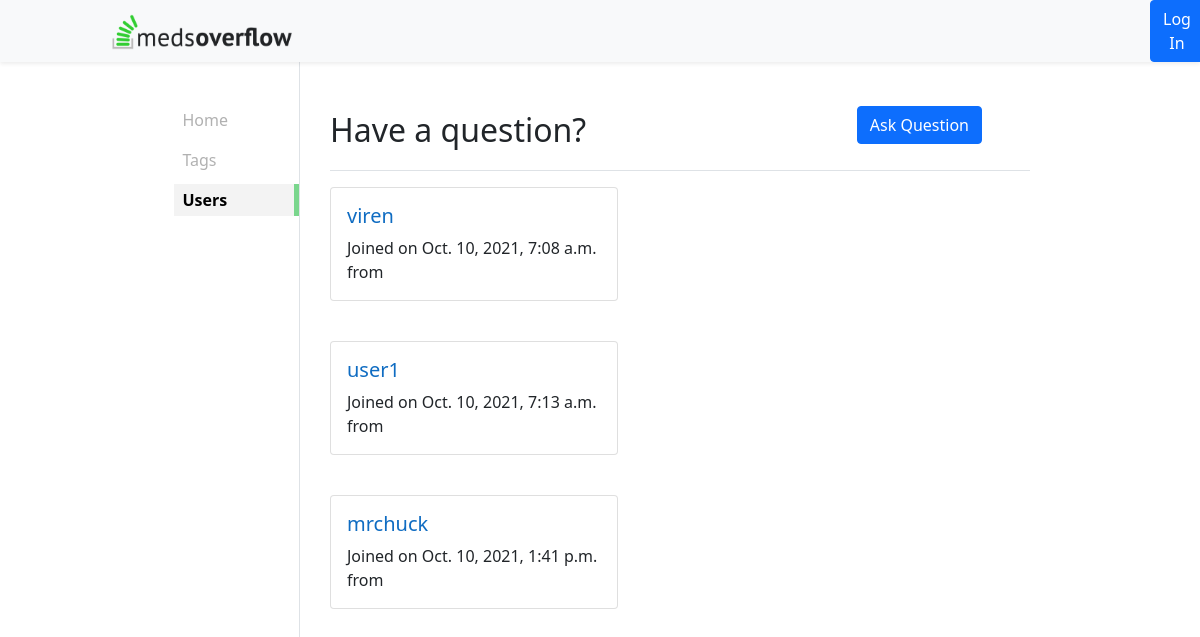
The app's page /allusers, older data.
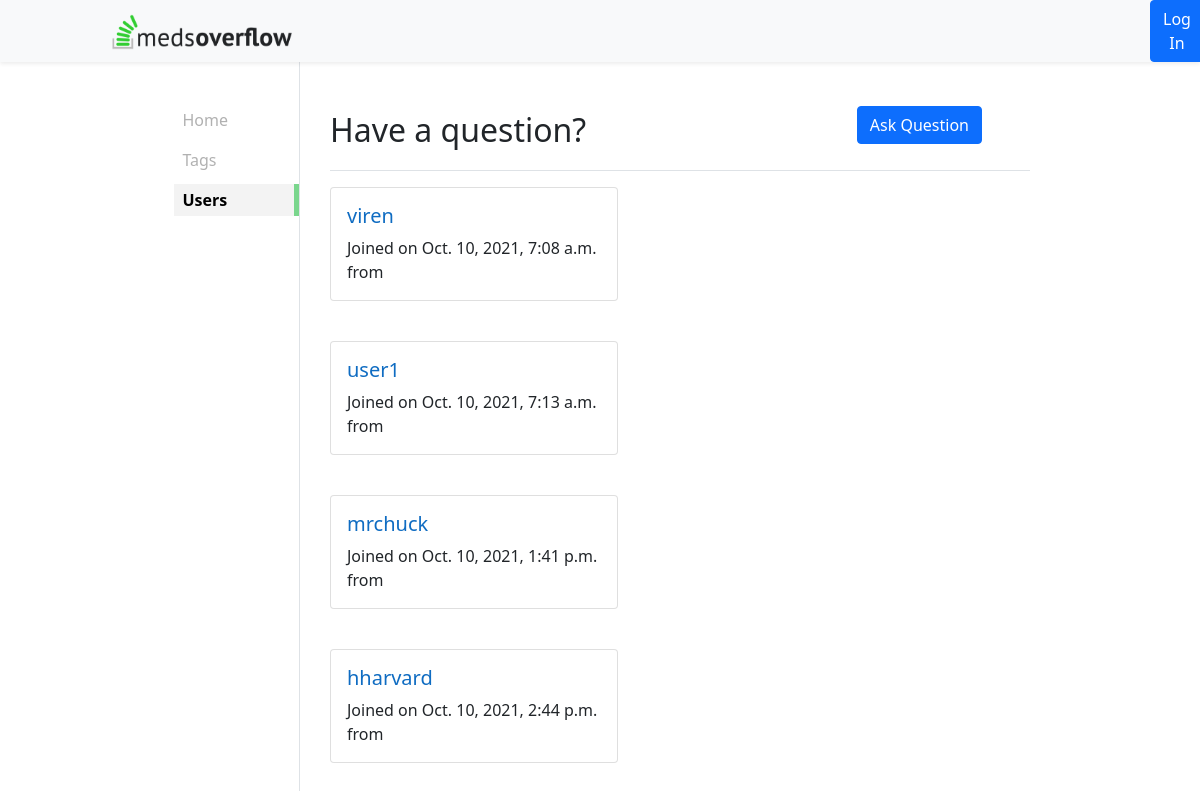
The same page, newer data.
### mainframe/models.py (models this page shows, shortened)
class User(models.Model):
    user = models.OneToOneField(authUser, on_delete=models.CASCADE)
    username = models.CharField(max_length=30, unique=True)
    first_name = models.CharField(max_length=30, null=True)
    last_name = models.CharField(max_length=50, null=True)
    email_id = models.EmailField(unique=True)
    country = models.CharField(max_length=50, null=True)
    rating = models.IntegerField(default=2)
    joined_on = models.DateTimeField(auto_now=True)
    USERNAME_FIELD = 'username'
    roles = models.ManyToManyField(Role)

### mainframe/views.py (the view)
# urls.py: path('allusers', views.AllUsers.as_view(), name='allusers'),
class AllUsers(TemplateView):
    def get(self, request):
        users = User.objects.all()
        context = { 'myuser' : Home.getUser(self, request), 'users' : users}
        return render(request, 'users.html', context)

### mainframe/views.py (called while the page is built)
    def getUser(self, request):
        if request.user.is_authenticated:
            usr = request.user
            myuser = User.objects.get(username = usr.username)
            return myuser
        return

### mainframe/templates/users.html
{% extends 'main.html' %}
{% block users %}
{% for u in users %}
    <div class="card mt-3" style="width: 18rem;">
        <div class="card-body">
        <a href="{% url 'mainframe:profile' u.id %}"><h5 class="card-title">{{ u.username }}</h5></a>
        <p class="card-text">Joined on {{ u.joined_on }} from {{ user.country }}</p>
        </div>
    </div>
    <br>
{% endfor %}
{% endblock users %}

Row changes from the older to the newer data that the page shows:
added User: username "hharvard", joined_on "Oct. 10, 2021, 2:44 p.m."
